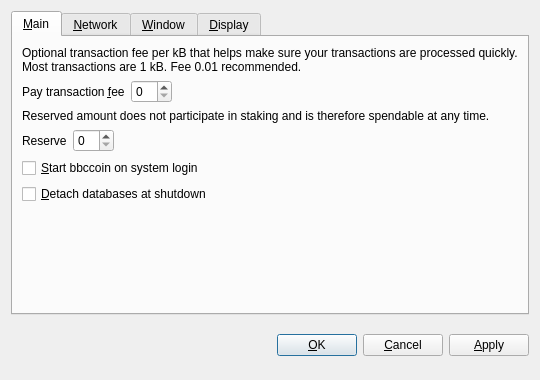
<?xml version="1.0" encoding="UTF-8"?>
<ui version="4.0">
 <class>OptionsDialog</class>
 <widget class="QDialog" name="OptionsDialog">
  <property name="geometry">
   <rect>
    <x>0</x>
    <y>0</y>
    <width>540</width>
    <height>380</height>
   </rect>
  </property>
  <property name="windowTitle">
   <string>Options</string>
  </property>
  <property name="modal">
   <bool>true</bool>
  </property>
  <layout class="QVBoxLayout" name="verticalLayout">
   <item>
    <widget class="QTabWidget" name="tabWidget">
     <property name="tabPosition">
      <enum>QTabWidget::North</enum>
     </property>
     <property name="currentIndex">
      <number>0</number>
     </property>
     <widget class="QWidget" name="tabMain">
      <attribute name="title">
       <string>&amp;Main</string>
      </attribute>
      <layout class="QVBoxLayout" name="verticalLayout_Main">
       <item>
        <widget class="QLabel" name="transactionFeeInfoLabel">
         <property name="text">
          <string>Optional transaction fee per kB that helps make sure your transactions are processed quickly. Most transactions are 1 kB. Fee 0.01 recommended.</string>
         </property>
         <property name="textFormat">
          <enum>Qt::PlainText</enum>
         </property>
         <property name="wordWrap">
          <bool>true</bool>
         </property>
        </widget>
       </item>
       <item>
        <layout class="QHBoxLayout" name="horizontalLayoutFee">
         <item>
          <widget class="QLabel" name="transactionFeeLabel">
           <property name="text">
            <string>Pay transaction &amp;fee</string>
           </property>
           <property name="textFormat">
            <enum>Qt::PlainText</enum>
           </property>
           <property name="buddy">
            <cstring>transactionFee</cstring>
           </property>
          </widget>
         </item>
         <item>
          <widget class="BitcoinAmountField" name="transactionFee"/>
         </item>
         <item>
          <spacer name="horizontalSpacerFee">
           <property name="orientation">
            <enum>Qt::Horizontal</enum>
           </property>
           <property name="sizeHint" stdset="0">
            <size>
             <width>40</width>
             <height>20</height>
            </size>
           </property>
          </spacer>
         </item>
        </layout>
       </item>
       <item>
        <widget class="QLabel" name="reserveBalanceInfoLabel">
         <property name="text">
          <string>Reserved amount does not participate in staking and is therefore spendable at any time.</string>
         </property>
         <property name="textFormat">
          <enum>Qt::PlainText</enum>
         </property>
         <property name="wordWrap">
          <bool>true</bool>
         </property>
        </widget>
       </item>
       <item>
        <layout class="QHBoxLayout" name="horizontalLayoutReserveBalance">
         <item>
          <widget class="QLabel" name="reserveBalanceLabel">
           <property name="text">
            <string>Reserve</string>
           </property>
           <property name="textFormat">
            <enum>Qt::PlainText</enum>
           </property>
           <property name="buddy">
            <cstring>reserveBalance</cstring>
           </property>
          </widget>
         </item>
         <item>
          <widget class="BitcoinAmountField" name="reserveBalance"/>
         </item>
         <item>
          <spacer name="horizontalSpacerReserveBalance">
           <property name="orientation">
            <enum>Qt::Horizontal</enum>
           </property>
           <property name="sizeHint" stdset="0">
            <size>
             <width>40</width>
             <height>20</height>
            </size>
           </property>
          </spacer>
         </item>
        </layout>
       </item>
       <item>
        <widget class="QCheckBox" name="bitcoinAtStartup">
         <property name="toolTip">
          <string>Automatically start bbccoin after logging in to the system.</string>
         </property>
         <property name="text">
          <string>&amp;Start bbccoin on system login</string>
         </property>
        </widget>
       </item>
       <item>
        <widget class="QCheckBox" name="detachDatabases">
         <property name="toolTip">
          <string>Detach block and address databases at shutdown. This means they can be moved to another data directory, but it slows down shutdown. The wallet is always detached.</string>
         </property>
         <property name="text">
          <string>&amp;Detach databases at shutdown</string>
         </property>
        </widget>
       </item>
       <item>
        <spacer name="verticalSpacer_Main">
         <property name="orientation">
          <enum>Qt::Vertical</enum>
         </property>
         <property name="sizeHint" stdset="0">
          <size>
           <width>20</width>
           <height>40</height>
          </size>
         </property>
        </spacer>
       </item>
      </layout>
     </widget>
     <widget class="QWidget" name="tabNetwork">
      <attribute name="title">
       <string>&amp;Network</string>
      </attribute>
      <layout class="QVBoxLayout" name="verticalLayout_Network">
       <item>
        <widget class="QCheckBox" name="mapPortUpnp">
         <property name="toolTip">
          <string>Automatically open the bbccoin client port on the router. This only works when your router supports UPnP and it is enabled.</string>
         </property>
         <property name="text">
          <string>Map port using &amp;UPnP</string>
         </property>
        </widget>
       </item>
       <item>
        <widget class="QCheckBox" name="connectSocks">
         <property name="toolTip">
          <string>Connect to the bbccoin network through a SOCKS proxy (e.g. when connecting through Tor).</string>
         </property>
         <property name="text">
          <string>&amp;Connect through SOCKS proxy:</string>
         </property>
        </widget>
       </item>
       <item>
        <layout class="QHBoxLayout" name="horizontalLayout_Network">
         <item>
          <widget class="QLabel" name="proxyIpLabel">
           <property name="text">
            <string>Proxy &amp;IP:</string>
           </property>
           <property name="textFormat">
            <enum>Qt::PlainText</enum>
           </property>
           <property name="buddy">
            <cstring>proxyIp</cstring>
           </property>
          </widget>
         </item>
         <item>
          <widget class="QValidatedLineEdit" name="proxyIp">
           <property name="maximumSize">
            <size>
             <width>140</width>
             <height>16777215</height>
            </size>
           </property>
           <property name="toolTip">
            <string>IP address of the proxy (e.g. 127.0.0.1)</string>
           </property>
          </widget>
         </item>
         <item>
          <widget class="QLabel" name="proxyPortLabel">
           <property name="text">
            <string>&amp;Port:</string>
           </property>
           <property name="textFormat">
            <enum>Qt::PlainText</enum>
           </property>
           <property name="buddy">
            <cstring>proxyPort</cstring>
           </property>
          </widget>
         </item>
         <item>
          <widget class="QLineEdit" name="proxyPort">
           <property name="maximumSize">
            <size>
             <width>55</width>
             <height>16777215</height>
            </size>
           </property>
           <property name="toolTip">
            <string>Port of the proxy (e.g. 9050)</string>
           </property>
          </widget>
         </item>
         <item>
          <widget class="QLabel" name="socksVersionLabel">
           <property name="text">
            <string>SOCKS &amp;Version:</string>
           </property>
           <property name="textFormat">
            <enum>Qt::PlainText</enum>
           </property>
           <property name="buddy">
            <cstring>socksVersion</cstring>
           </property>
          </widget>
         </item>
         <item>
          <widget class="QValueComboBox" name="socksVersion">
           <property name="toolTip">
            <string>SOCKS version of the proxy (e.g. 5)</string>
           </property>
          </widget>
         </item>
         <item>
          <spacer name="horizontalSpacer_Network">
           <property name="orientation">
            <enum>Qt::Horizontal</enum>
           </property>
           <property name="sizeHint" stdset="0">
            <size>
             <width>40</width>
             <height>20</height>
            </size>
           </property>
          </spacer>
         </item>
        </layout>
       </item>
       <item>
        <spacer name="verticalSpacer_Network">
         <property name="orientation">
          <enum>Qt::Vertical</enum>
         </property>
         <property name="sizeHint" stdset="0">
          <size>
           <width>20</width>
           <height>40</height>
          </size>
         </property>
        </spacer>
       </item>
      </layout>
     </widget>
     <widget class="QWidget" name="tabWindow">
      <attribute name="title">
       <string>&amp;Window</string>
      </attribute>
      <layout class="QVBoxLayout" name="verticalLayout_Window">
       <item>
        <widget class="QCheckBox" name="minimizeToTray">
         <property name="toolTip">
          <string>Show only a tray icon after minimizing the window.</string>
         </property>
         <property name="text">
          <string>&amp;Minimize to the tray instead of the taskbar</string>
         </property>
        </widget>
       </item>
       <item>
        <widget class="QCheckBox" name="minimizeOnClose">
         <property name="toolTip">
          <string>Minimize instead of exit the application when the window is closed. When this option is enabled, the application will be closed only after selecting Quit in the menu.</string>
         </property>
         <property name="text">
          <string>M&amp;inimize on close</string>
         </property>
        </widget>
       </item>
       <item>
        <spacer name="verticalSpacer_Window">
         <property name="orientation">
          <enum>Qt::Vertical</enum>
         </property>
         <property name="sizeHint" stdset="0">
          <size>
           <width>20</width>
           <height>40</height>
          </size>
         </property>
        </spacer>
       </item>
      </layout>
     </widget>
     <widget class="QWidget" name="tabDisplay">
      <attribute name="title">
       <string>&amp;Display</string>
      </attribute>
      <layout class="QVBoxLayout" name="verticalLayout_Display">
       <item>
        <layout class="QHBoxLayout" name="horizontalLayout_1_Display">
         <item>
          <widget class="QLabel" name="langLabel">
           <property name="text">
            <string>User Interface &amp;language:</string>
           </property>
           <property name="textFormat">
            <enum>Qt::PlainText</enum>
           </property>
           <property name="buddy">
            <cstring>lang</cstring>
           </property>
          </widget>
         </item>
         <item>
          <widget class="QValueComboBox" name="lang">
           <property name="toolTip">
            <string>The user interface language can be set here. This setting will take effect after restarting bbccoin.</string>
           </property>
          </widget>
         </item>
        </layout>
       </item>
       <item>
        <layout class="QHBoxLayout" name="horizontalLayout_2_Display">
         <item>
          <widget class="QLabel" name="unitLabel">
           <property name="text">
            <string>&amp;Unit to show amounts in:</string>
           </property>
           <property name="textFormat">
            <enum>Qt::PlainText</enum>
           </property>
           <property name="buddy">
            <cstring>unit</cstring>
           </property>
          </widget>
         </item>
         <item>
          <widget class="QValueComboBox" name="unit">
           <property name="toolTip">
            <string>Choose the default subdivision unit to show in the interface and when sending coins.</string>
           </property>
          </widget>
         </item>
        </layout>
       </item>
       <item>
        <widget class="QCheckBox" name="displayAddresses">
         <property name="toolTip">
          <string>Whether to show bbccoin addresses in the transaction list or not.</string>
         </property>
         <property name="text">
          <string>&amp;Display addresses in transaction list</string>
         </property>
        </widget>
       </item>
       <item>
        <widget class="QCheckBox" name="coinControlFeatures">
         <property name="toolTip">
          <string>Whether to show coin control features or not.</string>
         </property>
         <property name="text">
          <string>Display coin &amp;control features (experts only!)</string>
         </property>
        </widget>
       </item>
       <item>
        <spacer name="verticalSpacer_Display">
         <property name="orientation">
          <enum>Qt::Vertical</enum>
         </property>
         <property name="sizeHint" stdset="0">
          <size>
           <width>20</width>
           <height>40</height>
          </size>
         </property>
        </spacer>
       </item>
      </layout>
     </widget>
    </widget>
   </item>
   <item>
    <layout class="QHBoxLayout" name="horizontalLayout_Buttons">
     <item>
      <spacer name="horizontalSpacer_1">
       <property name="orientation">
        <enum>Qt::Horizontal</enum>
       </property>
       <property name="sizeHint" stdset="0">
        <size>
         <width>40</width>
         <height>48</height>
        </size>
       </property>
      </spacer>
     </item>
     <item>
      <widget class="QLabel" name="statusLabel">
       <property name="font">
        <font>
         <weight>75</weight>
         <bold>true</bold>
        </font>
       </property>
       <property name="text">
        <string/>
       </property>
       <property name="textFormat">
        <enum>Qt::PlainText</enum>
       </property>
       <property name="wordWrap">
        <bool>true</bool>
       </property>
      </widget>
     </item>
     <item>
      <spacer name="horizontalSpacer_2">
       <property name="orientation">
        <enum>Qt::Horizontal</enum>
       </property>
       <property name="sizeHint" stdset="0">
        <size>
         <width>40</width>
         <height>48</height>
        </size>
       </property>
      </spacer>
     </item>
     <item>
      <widget class="QPushButton" name="okButton">
       <property name="text">
        <string>&amp;OK</string>
       </property>
      </widget>
     </item>
     <item>
      <widget class="QPushButton" name="cancelButton">
       <property name="text">
        <string>&amp;Cancel</string>
       </property>
       <property name="autoDefault">
        <bool>false</bool>
       </property>
      </widget>
     </item>
     <item>
      <widget class="QPushButton" name="applyButton">
       <property name="text">
        <string>&amp;Apply</string>
       </property>
       <property name="autoDefault">
        <bool>false</bool>
       </property>
      </widget>
     </item>
    </layout>
   </item>
  </layout>
 </widget>
 <customwidgets>
  <customwidget>
   <class>BitcoinAmountField</class>
   <extends>QSpinBox</extends>
   <header>bitcoinamountfield.h</header>
  </customwidget>
  <customwidget>
   <class>QValueComboBox</class>
   <extends>QComboBox</extends>
   <header>qvaluecombobox.h</header>
  </customwidget>
  <customwidget>
   <class>QValidatedLineEdit</class>
   <extends>QLineEdit</extends>
   <header>qvalidatedlineedit.h</header>
  </customwidget>
 </customwidgets>
 <resources/>
 <connections/>
</ui>
